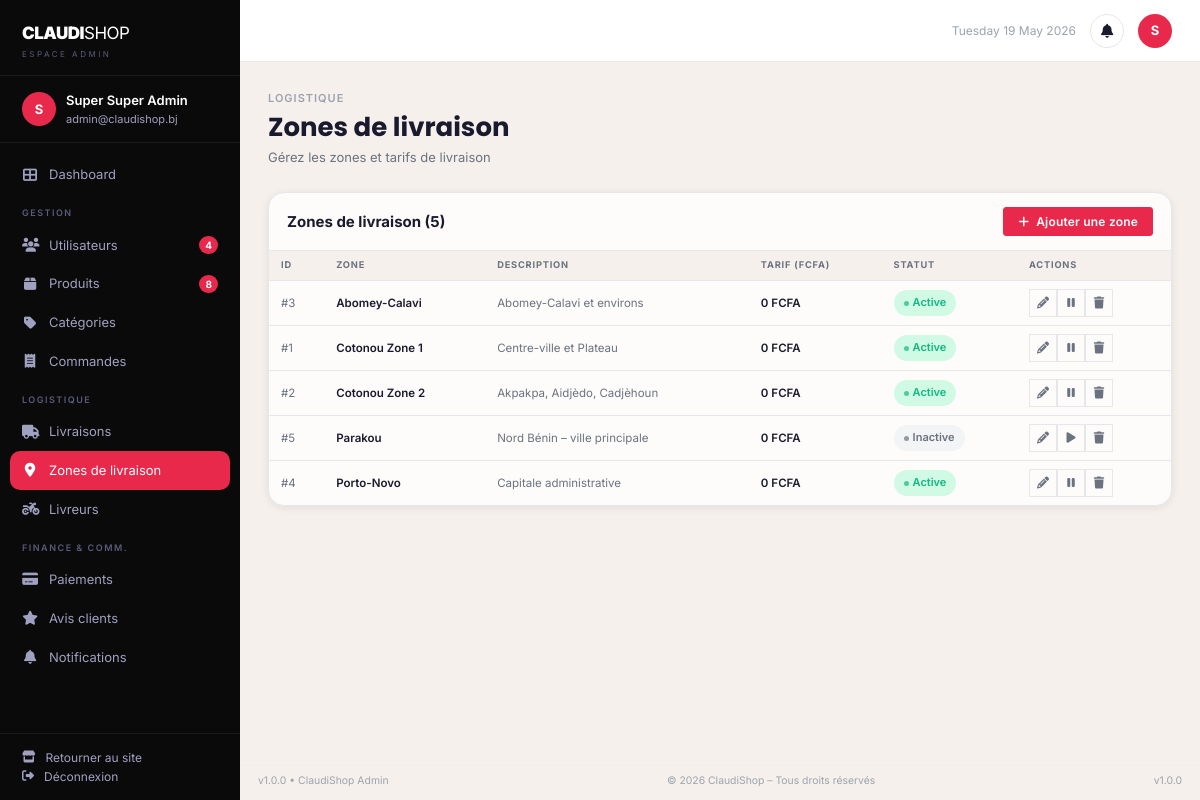
Page /admin/zones.php (signed in) on the committed database.
### tables this page shows
CREATE TABLE `zone_livraison` (
  `id`          INT UNSIGNED NOT NULL AUTO_INCREMENT,
  `nom`         VARCHAR(100) NOT NULL,
  `description` TEXT DEFAULT NULL,
  `communes`    TEXT DEFAULT NULL,
  `frais`       DECIMAL(10,2) NOT NULL DEFAULT 0,
  `delai_min`   INT DEFAULT 1,
  `delai_max`   INT DEFAULT 4,
  `statut`      TINYINT(1) NOT NULL DEFAULT 1,
  `date_creation` DATETIME NOT NULL DEFAULT CURRENT_TIMESTAMP,
  `updated_at`  DATETIME NOT NULL DEFAULT CURRENT_TIMESTAMP ON UPDATE CURRENT_TIMESTAMP,
  PRIMARY KEY (`id`)
);

### config/database.php (called while the page is built, shortened)
<?php
class Database {
    private static $instance = null;
    private $pdo;
    private function __construct() {
        $host = 'localhost';
        $dbname = 'claudishop';
        $username = 'root';
        $password = '';
        try {
            $this->pdo = new PDO(
                "mysql:host=$host;dbname=$dbname;charset=utf8mb4",
                $username,
                $password,
                [
                    PDO::ATTR_ERRMODE => PDO::ERRMODE_EXCEPTION,
                    PDO::ATTR_DEFAULT_FETCH_MODE => PDO::FETCH_ASSOC,
                    PDO::ATTR_EMULATE_PREPARES => false
                ]
            );
        } catch (PDOException $e) {
            die("Erreur de connexion à la base de données.");
        }
    }
    public static function getInstance() {
        if (self::$instance === null) {
            self::$instance = new self();
        }
        return self::$instance;
    }
    public function getConnection() {
        return $this->pdo;
    }
}

### classes/ZoneLivraison.php (called while the page is built, shortened)
<?php
require_once __DIR__ . '/../config/database.php';
class ZoneLivraison {
    private $db;
    public function __construct() {
        $this->db = Database::getInstance()->getConnection();
    }
    public function getAll() {
        return $this->db->query("SELECT * FROM zone_livraison ORDER BY nom")->fetchAll();
    }
}

### config/config.php (called while the page is built, shortened)
<?php
function securiser($data) {
    return htmlspecialchars(trim($data), ENT_QUOTES, 'UTF-8');
}
function verifierUtilisateurExiste() {
    require_once __DIR__ . '/../config/database.php';
}
function nettoyerInvite() {
    if (empty($_SESSION['user_id']) || empty($_SESSION['guest_converted'])) {
        return;
    }
    require_once __DIR__ . '/../config/database.php';
}

### admin/zones.php (the view, shortened to what this page needs)
<?php
require_once __DIR__ . '/../config/config.php';
require_once __DIR__ . '/../classes/ZoneLivraison.php';
$zoneObj = new ZoneLivraison();
require_once __DIR__ . '/../includes/header.php';
?>
<div class="dashboard-layout">
<?php require_once __DIR__ . '/../includes/admin_sidebar.php'; ?>
<div class="dash-main">
<?php require_once __DIR__ . '/../includes/admin_topbar.php'; ?>
<div class="dash-content">
    <div class="dash-page-header">
        <div class="dash-page-label">Logistique</div>
        <h1 class="dash-page-title">Zones de livraison</h1>
        <p class="dash-page-sub">Gérez les zones et tarifs de livraison</p>
    </div>
    <?php
    $zones = $zoneObj->getAll();
    ?>
    <div class="table-card">
        <div class="table-card-header">
            <span class="table-card-title">Zones de livraison (<?= count($zones) ?>)</span>
            <button class="btn btn-dark btn-sm" onclick="document.getElementById('modalZone').style.display='flex'"><i class="fas fa-plus"></i> Ajouter une zone</button>
        </div>
        <table>
            <thead><tr><th>ID</th><th>Zone</th><th>Description</th><th>Tarif (FCFA)</th><th>Statut</th><th>Actions</th></tr></thead>
            <tbody>
            <?php if (empty($zones)): ?>
            <tr><td colspan="7" style="text-align:center;padding:32px;color:var(--gray-400);">Aucune zone configurée.</td></tr>
            <?php else: foreach ($zones as $z): ?>
            <tr>
                <td class="text-xs text-muted">#<?= $z['id'] ?></td>
                <td class="text-sm font-semibold"><?= securiser($z['nom']) ?></td>
                <td class="text-sm text-muted"><?= securiser(substr($z['description']??'—',0,50)) ?></td>
                <td class="text-sm font-semibold"><?= number_format($z['tarif']??0,0,',',' ') ?> FCFA</td>
                <td><?= $z['statut']??true ? '<span class="badge badge-success">Active</span>' : '<span class="badge badge-dark">Inactive</span>' ?></td>
                <td><div class="flex gap-1">
                    <a href="<?= BASE_URL ?>/admin/zones/modifier.php?id=<?= $z['id'] ?>" class="action-btn" title="Modifier"><i class="fas fa-pencil-alt"></i></a>
                    <form method="POST" action="<?= BASE_URL ?>/admin/zones.php" style="display:inline;">
                        <button type="submit" class="action-btn" title="Activer/Désactiver"><i class="fas fa-<?= $z['statut'] ? 'pause' : 'play' ?>"></i></button>
                    </form>
                    <form method="POST" action="<?= BASE_URL ?>/admin/zones.php" style="display:inline;" onsubmit="return confirm('Supprimer cette zone ?');">
                        <button type="submit" class="action-btn danger"><i class="fas fa-trash"></i></button>
                    </form>
                </div></td>
            </tr>
            <?php endforeach; endif; ?>
            </tbody>
        </table>
    </div>
</div>
<div class="dash-footer"><span>v1.0.0 &bull; ClaudiShop Admin</span><span>&copy; <?= date('Y') ?> ClaudiShop &ndash; Tous droits réservés</span><span>v1.0.0</span></div>
</div>
</div>
</body></html>

### rows in the picture
zone_livraison: id "3", nom "Abomey-Calavi", description "Abomey-Calavi et environs", tarif "0", statut "Active"
zone_livraison: id "1", nom "Cotonou Zone 1", description "Centre-ville et Plateau", tarif "0", statut "Active"
zone_livraison: id "2", nom "Cotonou Zone 2", description "Akpakpa, Aidjèdo, Cadjèhoun", tarif "0", statut "Active"
zone_livraison: id "5", nom "Parakou", description "Nord Bénin – ville principale", tarif "0", statut "Inactive"
zone_livraison: id "4", nom "Porto-Novo", description "Capitale administrative", tarif "0", statut "Active"

### other values in the picture
$userInitialAdmin "S"
$adminName "Super Super Admin"
$adminEmail "admin@claudishop.bj"
$_nbUsers "4"
$_nbProduits "8"
$userInitialAdmin2 "S"
count($zones) "5"
